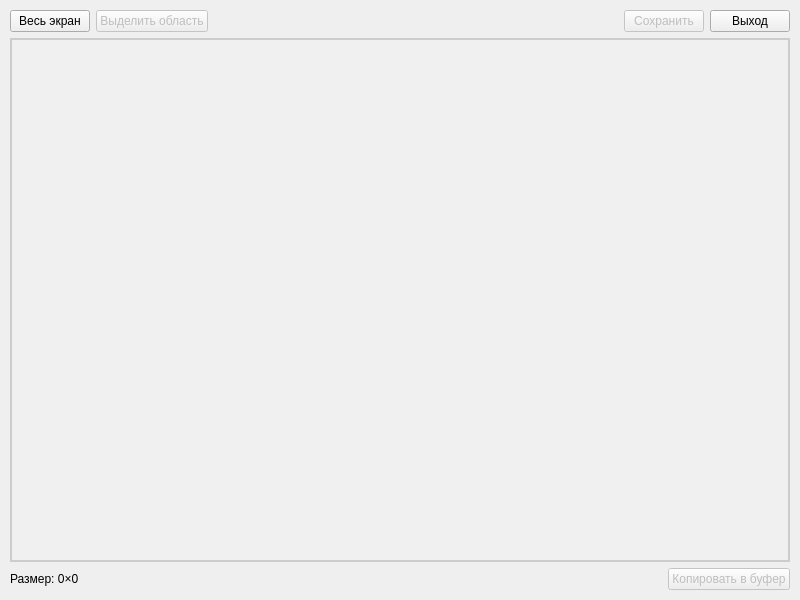
<?xml version="1.0" encoding="UTF-8"?>
<ui version="4.0">
 <class>MainWindow</class>
 <widget class="QMainWindow" name="MainWindow">
  <property name="geometry">
   <rect>
    <x>0</x>
    <y>0</y>
    <width>800</width>
    <height>600</height>
   </rect>
  </property>
  <property name="minimumSize">
   <size>
    <width>600</width>
    <height>400</height>
   </size>
  </property>
  <property name="windowTitle">
   <string>ScreenshotMaker</string>
  </property>
  <widget class="QWidget" name="centralwidget">
   <layout class="QVBoxLayout" name="verticalLayout">
    <property name="leftMargin">
     <number>10</number>
    </property>
    <property name="topMargin">
     <number>10</number>
    </property>
    <property name="rightMargin">
     <number>10</number>
    </property>
    <property name="bottomMargin">
     <number>10</number>
    </property>
    <item>
     <layout class="QHBoxLayout" name="horizontalLayout">
      <item>
       <widget class="QPushButton" name="captureFullScreenButton">
        <property name="text">
         <string>Весь экран</string>
        </property>
        <property name="toolTip">
         <string>Сделать снимок всего экрана</string>
        </property>
       </widget>
      </item>
      <item>
       <widget class="QPushButton" name="captureAreaButton">
        <property name="enabled">
         <bool>false</bool>
        </property>
        <property name="text">
         <string>Выделить область</string>
        </property>
        <property name="toolTip">
         <string>Выделить область для снимка</string>
        </property>
       </widget>
      </item>
      <item>
       <spacer name="horizontalSpacer">
        <property name="orientation">
         <enum>Qt::Horizontal</enum>
        </property>
        <property name="sizeHint" stdset="0">
         <size>
          <width>40</width>
          <height>20</height>
         </size>
        </property>
       </spacer>
      </item>
      <item>
       <widget class="QPushButton" name="saveButton">
        <property name="enabled">
         <bool>false</bool>
        </property>
        <property name="text">
         <string>Сохранить</string>
        </property>
        <property name="toolTip">
         <string>Сохранить скриншот в файл</string>
        </property>
       </widget>
      </item>
      <item>
       <widget class="QPushButton" name="exitButton">
        <property name="text">
         <string>Выход</string>
        </property>
        <property name="toolTip">
         <string>Закрыть приложение</string>
        </property>
       </widget>
      </item>
     </layout>
    </item>
    <item>
     <widget class="QLabel" name="screenshotLabel">
      <property name="minimumSize">
       <size>
        <width>400</width>
        <height>300</height>
       </size>
      </property>
      <property name="styleSheet">
       <string notr="true">QLabel {
    border: 2px solid #cccccc;
    background-color: #f0f0f0;
    padding: 10px;
}</string>
      </property>
      <property name="frameShape">
       <enum>QFrame::Box</enum>
      </property>
      <property name="frameShadow">
       <enum>QFrame::Sunken</enum>
      </property>
      <property name="alignment">
       <set>Qt::AlignCenter</set>
      </property>
     </widget>
    </item>
    <item>
     <layout class="QHBoxLayout" name="horizontalLayout_2">
      <item>
       <widget class="QLabel" name="infoLabel">
        <property name="text">
         <string>Размер: 0×0</string>
        </property>
       </widget>
      </item>
      <item>
       <spacer name="horizontalSpacer_2">
        <property name="orientation">
         <enum>Qt::Horizontal</enum>
        </property>
        <property name="sizeHint" stdset="0">
         <size>
          <width>40</width>
          <height>20</height>
         </size>
        </property>
       </spacer>
      </item>
      <item>
       <widget class="QPushButton" name="copyToClipboardButton">
        <property name="enabled">
         <bool>false</bool>
        </property>
        <property name="text">
         <string>Копировать в буфер</string>
        </property>
       </widget>
      </item>
     </layout>
    </item>
   </layout>
  </widget>
 </widget>
 <resources/>
 <connections/>
</ui>
